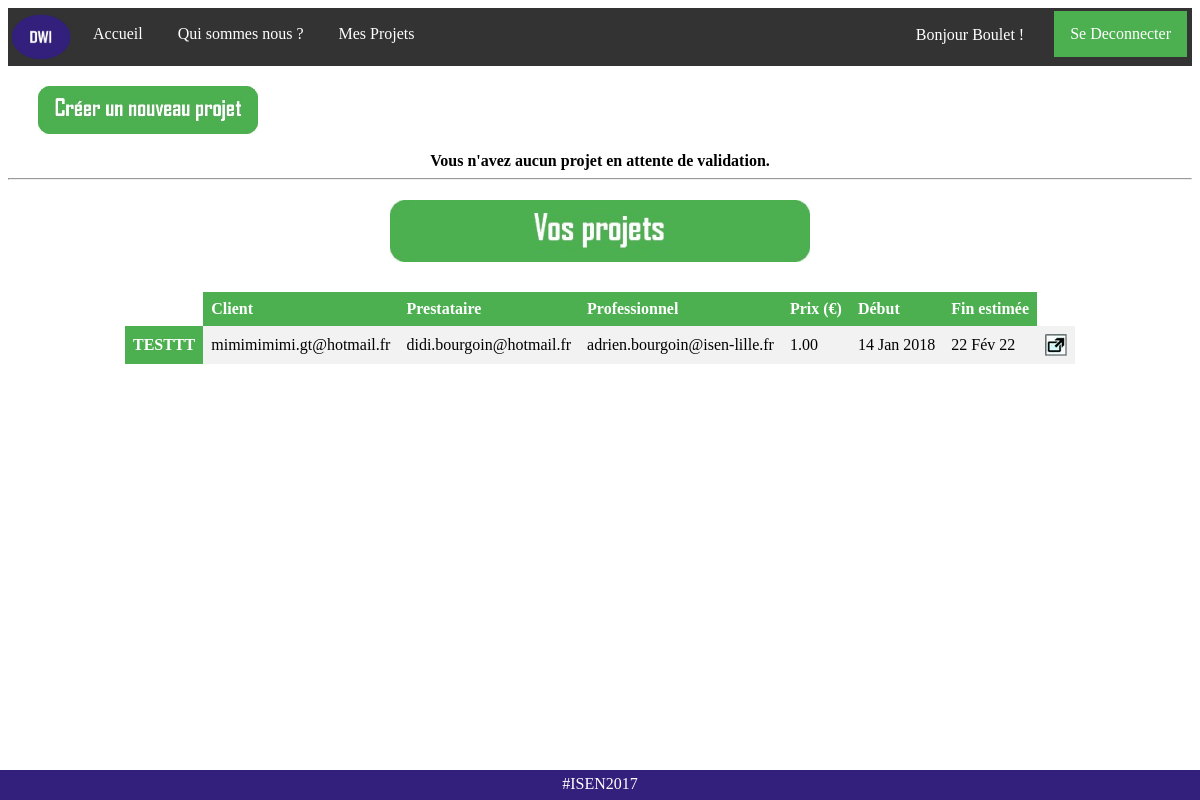
The page /connected (signed in) on the database its author committed.
### TheSafeDeal_NoAdmin/models.py (models this page shows, shortened)
class CustomUser(AbstractUser):
    typeUser = models.CharField(max_length=30, choices=TYPE_USER,null=False, blank=False)
    projet = models.CharField(max_length=32, blank=True)
    email = models.EmailField(verbose_name='email address',max_length=255,unique=True,)
    def get_projects_list(self):
    	if self.projet == "" :
    		return []
    	else:
    		result = self.projet.split(';')
    		result.remove("")
    		return result
    def get_validated_projects_list(self):
    	user_type = self.typeUser
    	projects_list = self.get_projects_list()
    	validated_projects = []
    	unvalidated_projects = []
    	if len(projects_list) == 0:
    		return [],[]
    	for key_project in projects_list:
    		if user_type == 'Prestataire':
    			if Projet.objects.get(key=key_project).isValidate_Prestataire :
    				validated_projects.append(Projet.objects.get(key=key_project))
    			elif not Projet.objects.get(key=key_project).isValidate_Prestataire :
    				unvalidated_projects.append(Projet.objects.get(key=key_project))
    		elif user_type == 'Professionnel':
    			if Projet.objects.get(key=key_project).isValidate_Professionnel :
    				validated_projects.append(Projet.objects.get(key=key_project))
    			elif not Projet.objects.get(key=key_project).isValidate_Professionnel :
    				unvalidated_projects.append(Projet.objects.get(key=key_project))
    		elif user_type == 'Client':
    			if Projet.objects.get(key=key_project).isValidate_Client :
    				validated_projects.append(Projet.objects.get(key=key_project))
    			elif not Projet.objects.get(key=key_project).isValidate_Client :
    				unvalidated_projects.append(Projet.objects.get(key=key_project))
    	return validated_projects,unvalidated_projects

class Projet(models.Model):
	titre = models.CharField(max_length=200)
	key = models.CharField(max_length=32, unique=True)
	prestataire = models.TextField(max_length=150, blank=True)
	client = models.TextField(max_length=150)
	professionnel = models.TextField(max_length=150)
	date_debut = models.DateTimeField(auto_now_add = True, auto_now=False)
	date_fin = models.DateTimeField(auto_now = False, blank = False)
	description = models.TextField()
	prix = models.DecimalField(max_digits=9, decimal_places=2)
	isValidate_Prestataire = models.BooleanField(default=False)
	isValidate_Professionnel = models.BooleanField(default=False)
	isValidate_Client = models.BooleanField(default=False)
	REQUIERED_FIELDS = []

### TheSafeDeal_NoAdmin/views.py (the view, shortened to what this page needs)
# urls.py: url(r'^connected$', views.connected, name='connected'),
def connected(request):
    user = request.user
    if user.is_authenticated() :
        utilisateur = CustomUser.objects.get(username=request.user)
        validated_projects = utilisateur.get_validated_projects_list()[0]
        unvalidated_projects = utilisateur.get_validated_projects_list()[1]
        if request.method == "POST":
            form = NewProjectForm(request.POST)
            if form.is_valid():
                cleaned_info = form.cleaned_data
                new_project = form.save(commit=False)
                new_project.key = get_random_string(length=32)
                new_project.date_debut = timezone.now()
                if CustomUser.objects.filter(email = cleaned_info['client']).exists() and CustomUser.objects.filter(email = cleaned_info['professionnel']).exists():
                    if cleaned_info['prestataire'] == '':
                        cli = CustomUser.objects.get(email = cleaned_info['client'])
                        pro = CustomUser.objects.get(email = cleaned_info['professionnel'])
                        if cli.typeUser == 'Client' and pro.typeUser == 'Professionnel':
                            new_project.save()
                            cli.add_project(new_project.key)
                            pro.add_project(new_project.key)
                            return redirect(connected)
                        else:
                            error = "Oups! L'adresse email entrée du Professionnel ou Client ne correpond pas à la bonne personne!"
                            return render(request, 'connected.html',{'form':form, 'error': error, 'validated_projects':validated_projects, 'unvalidated_projects':unvalidated_projects})
                    else:
                        if CustomUser.objects.filter(email = cleaned_info['prestataire']).exists():
                            pre = CustomUser.objects.get(email = cleaned_info['prestataire'])
                            pro = CustomUser.objects.get(email = cleaned_info['professionnel'])
                            cli = CustomUser.objects.get(email = cleaned_info['client'])
                            if pre.typeUser == 'Prestataire' and pro.typeUser == 'Professionnel' and cli.typeUser == 'Client':
                                new_project.save()
                                pre.add_project(new_project.key)
                                pro.add_project(new_project.key)
                                cli.add_project(new_project.key)
                                return redirect(connected)
                            else:
                                error = "Oups! L'adresse email entrée du Professionnel ou Prestataire ou Client ne correpond pas à la bonne entité !"
                                return render(request, 'connected.html',{'form':form, 'error': error, 'validated_projects':validated_projects, 'unvalidated_projects':unvalidated_projects})
                        else:
                            error = "Le Prestataire n'est pas enregistré à cette adresse mail, veuillez réessayer."
                            return render(request, 'connected.html',{'form':form, 'error': error, 'validated_projects':validated_projects, 'unvalidated_projects':unvalidated_projects})
                else:
                    if not CustomUser.objects.filter(email = cleaned_info['client']).exists():
                        error = "Le Client n'est pas enregistré à cette adresse mail, veuillez recréer le projet."
                    elif not CustomUser.objects.filter(email = cleaned_info['professionnel']).exists():
                        error = "Le Professionnel n'est pas enregistré à cette adresse mail, veuillez recréer le projet."
                    return render(request, 'connected.html',{'form':form, 'error': error, 'validated_projects':validated_projects, 'unvalidated_projects':unvalidated_projects})
        else:
            form = NewProjectForm()
        return render(request, 'connected.html',{'form':form, 'user':request.user, 'validated_projects':validated_projects, 'unvalidated_projects':unvalidated_projects})
    else:
        form = NewProjectForm()
    return render(request, 'connected.html',{'form':form, 'user':request.user})

### TheSafeDeal_NoAdmin/templates/connected.html (shortened to what this page needs)
{% load staticfiles %}
<html>
<head>
        <link rel="stylesheet" href="{% static 'css/connected.css' %}" />
</head>
<body>
<ul>
  <li><img src="{% static 'img/logo.jpg' %}" title="Deal With It"></li>
  <li><a href="{% url 'home' %}">Accueil</a></li>
  <li><a href="{% url 'about' %}">Qui sommes nous ?</a></li>
  {% if user.is_authenticated %}
   <li><a href="{% url 'connected' %}">Mes Projets {{ use }}</a></li>
  {% endif %}
  {% if user.is_authenticated %}
  <li style="float:right;padding-right: 5px"><a class="active" href="{% url 'logout' %}">Se Deconnecter</a></li>
  <li style="float:right;padding-right: 30px;margin-top: 15px;color:white">Bonjour {{ user.username }} !</li>
  {% endif %}
</ul>
{% if user.is_authenticated %}
<div style="background-color: white;height: auto;padding-left: 30px;padding-top: 20px">
	<img src="{% static 'img/new_project.jpg' %}" class="new_project" onclick="display_form()"/>
</div>
<center>
{% if unvalidated_projects|length == 0 %}
<br />
<strong>Vous n'avez aucun projet en attente de validation.</strong>
{% endif %}
{% if validated_projects|length != 0 %}
<hr>
<div class="projet">
	<img src="{% static 'img/your_projects.jpg' %}" class="waiting_project"/>
	<table>
		<tr>
	     <td></td>
	     <th>Client</th>
	     <th>Prestataire</th>
	     <th>Professionnel</th>
	     <th>Prix (€)</th>
	     <th>Début</th>
	     <th>Fin estimée</th>
	    </tr>
		{% for projet in validated_projects %}
		<tr>
	     <th title={{ projet.description }}>{{ projet.titre }}</th>
	     <td>{{ projet.client }}</td>
	     <td>{{ projet.prestataire }}</td>
	     <td>{{ projet.professionnel }}</td>
	     <td>{{ projet.prix }}</td>
	     <td>{{ projet.date_debut|date:"d M Y" }}</td>
	     <td>{{ projet.date_fin|date:"d M Y" }}</td>
	     <td><a href="../project/{{ projet.key }}" target="_blank"><img src="{% static 'img/open.jpg' %}" title="Ouvrir la page du projet" class="open"/></a>
	     </td>
	    {% endfor %}
	</table>
</div>
<br />
{% endif %}
</center>
{% endif %}
<div class="footer">
  <p>#ISEN2017</p>
</div>
</html>

### TheSafeDeal_NoAdmin/static/css/connected.css (style rules this page uses)
ul { list-style-type: none; margin: 0; padding: 0; overflow: hidden; background-color: #333; }
li { float: left; padding-top: 3px; padding-bottom: 3px; padding-right: 3px; }
li a { display: block; color: white; text-align: center; padding: 14px 16px; text-decoration: none; }
li img { height: 46px; width: 60px; display: block; padding-left: 3px; padding-top: 3px; padding-bottom: 3px; padding-right: 3px; }
table { border-collapse: collapse; width: auto; position: relative; margin-top: 30px; margin-bottom: 30px }
th, td { text-align: left; padding: 8px; }
tr:nth-child(even) { background-color: #f2f2f2 }
th { background-color: #4CAF50; color: white; }
.active { background-color: #4CAF50; }
.new_project { border-collapse: collapse; width: 220px; height: auto; cursor: pointer; }
.open { cursor: pointer; }
.projet { background-color: white; height: auto; margin-top: 20px; width: 100% }
.waiting_project { position: relative; width: 420px; height: auto; }
.footer p { margin-top: 5px; font-family: calibri; }
.footer { position: fixed; left: 0; bottom: 0; width: 100%; background-color: #331f7c; color: white; text-align: center; height: 30px; }

### rows shown on the page
CustomUser: username "Boulet"
Projet: titre "TESTTT", client "mimimimimi.gt@hotmail.fr", prestataire "didi.bourgoin@hotmail.fr", professionnel "adrien.bourgoin@isen-lille.fr", prix "1.00", date_debut "14 Jan 2018", date_fin "22 Fév 22"
